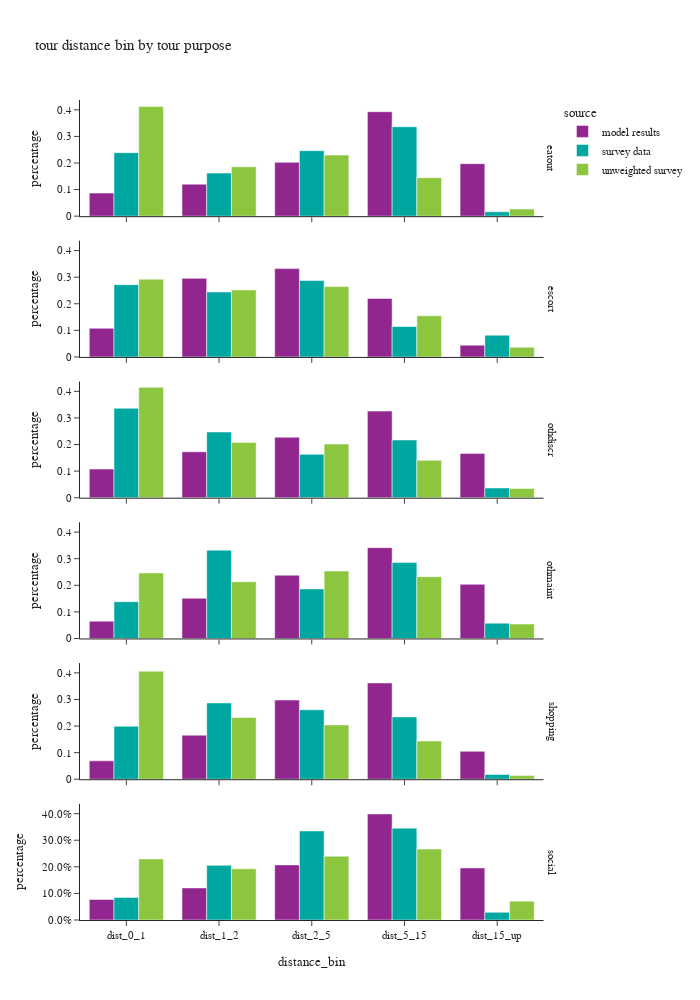

Here is the notebook cell this chart was saved with:
### Markdown cell above
## non-mantatory tour distance by purpose

### Code cell
df_plot = non_m_tour_data.loc[non_m_tour_data['distance_bin'] != float('nan')].groupby(['source','tour_type','distance_bin'])['trip_weight_2017_2019'].sum().reset_index()
df_plot['percentage'] = df_plot.groupby(['source','tour_type'], group_keys=False)['trip_weight_2017_2019']. \
    apply(lambda x: x / float(x.sum()))
# df_plot
fig1 = px.bar(df_plot, x='distance_bin', y="percentage", color="source", barmode="group",
              facet_row='tour_type',
              title="tour distance bin by tour purpose")
fig1.for_each_annotation(lambda a: a.update(text = a.text.split("=")[-1]))
fig1.update_layout(height=1000, width=700, font=dict(size=11), yaxis=dict(tickformat=".1%"))
fig1.show()

### Figure 1 — Plotly figure (JSON) as saved in the notebook; plotly's stock layout.template omitted (floating-point values rounded to 4 significant figures)
{"data": [{"alignmentgroup": "True", "hovertemplate": "source=model results<br>tour_type=eatout<br>distance_bin=%{x}<br>percentage=%{y}<extra></extra>", "legendgroup": "model results", "marker": {"color": "#91268F", "pattern": {"shape": ""}}, "name": "model results", "offsetgroup": "model results", "orientation": "v", "showlegend": true, "textposition": "auto", "type": "bar", "x": ["dist_0_1", "dist_1_2", "dist_2_5", "dist_5_15", "dist_15_up"], "xaxis": "x6", "y": [0.08671, 0.1204, 0.2025, 0.3929, 0.1975], "yaxis": "y6"}, {"alignmentgroup": "True", "hovertemplate": "source=model results<br>tour_type=escort<br>distance_bin=%{x}<br>percentage=%{y}<extra></extra>", "legendgroup": "model results", "marker": {"color": "#91268F", "pattern": {"shape": ""}}, "name": "model results", "offsetgroup": "model results", "orientation": "v", "showlegend": false, "textposition": "auto", "type": "bar", "x": ["dist_0_1", "dist_1_2", "dist_2_5", "dist_5_15", "dist_15_up"], "xaxis": "x5", "y": [0.1078, 0.2955, 0.3322, 0.2202, 0.04423], "yaxis": "y5"}, {"alignmentgroup": "True", "hovertemplate": "source=model results<br>tour_type=othdiscr<br>distance_bin=%{x}<br>percentage=%{y}<extra></extra>", "legendgroup": "model results", "marker": {"color": "#91268F", "pattern": {"shape": ""}}, "name": "model results", "offsetgroup": "model results", "orientation": "v", "showlegend": false, "textposition": "auto", "type": "bar", "x": ["dist_0_1", "dist_1_2", "dist_2_5", "dist_5_15", "dist_15_up"], "xaxis": "x4", "y": [0.1075, 0.1726, 0.2276, 0.3257, 0.1666], "yaxis": "y4"}, {"alignmentgroup": "True", "hovertemplate": "source=model results<br>tour_type=othmaint<br>distance_bin=%{x}<br>percentage=%{y}<extra></extra>", "legendgroup": "model results", "marker": {"color": "#91268F", "pattern": {"shape": ""}}, "name": "model results", "offsetgroup": "model results", "orientation": "v", "showlegend": false, "textposition": "auto", "type": "bar", "x": ["dist_0_1", "dist_1_2", "dist_2_5", "dist_5_15", "dist_15_up"], "xaxis": "x3", "y": [0.06507, 0.1515, 0.2382, 0.3417, 0.2036], "yaxis": "y3"}, {"alignmentgroup": "True", "hovertemplate": "source=model results<br>tour_type=shopping<br>distance_bin=%{x}<br>percentage=%{y}<extra></extra>", "legendgroup": "model results", "marker": {"color": "#91268F", "pattern": {"shape": ""}}, "name": "model results", "offsetgroup": "model results", "orientation": "v", "showlegend": false, "textposition": "auto", "type": "bar", "x": ["dist_0_1", "dist_1_2", "dist_2_5", "dist_5_15", "dist_15_up"], "xaxis": "x2", "y": [0.06914, 0.1656, 0.298, 0.3622, 0.1051], "yaxis": "y2"}, {"alignmentgroup": "True", "hovertemplate": "source=model results<br>tour_type=social<br>distance_bin=%{x}<br>percentage=%{y}<extra></extra>", "legendgroup": "model results", "marker": {"color": "#91268F", "pattern": {"shape": ""}}, "name": "model results", "offsetgroup": "model results", "orientation": "v", "showlegend": false, "textposition": "auto", "type": "bar", "x": ["dist_0_1", "dist_1_2", "dist_2_5", "dist_5_15", "dist_15_up"], "xaxis": "x", "y": [0.07726, 0.1206, 0.2072, 0.399, 0.196], "yaxis": "y"}, {"alignmentgroup": "True", "hovertemplate": "source=survey data<br>tour_type=eatout<br>distance_bin=%{x}<br>percentage=%{y}<extra></extra>", "legendgroup": "survey data", "marker": {"color": "#00A7A0", "pattern": {"shape": ""}}, "name": "survey data", "offsetgroup": "survey data", "orientation": "v", "showlegend": true, "textposition": "auto", "type": "bar", "x": ["dist_0_1", "dist_1_2", "dist_2_5", "dist_5_15", "dist_15_up"], "xaxis": "x6", "y": [0.2388, 0.1619, 0.2463, 0.3365, 0.01651], "yaxis": "y6"}, {"alignmentgroup": "True", "hovertemplate": "source=survey data<br>tour_type=escort<br>distance_bin=%{x}<br>percentage=%{y}<extra></extra>", "legendgroup": "survey data", "marker": {"color": "#00A7A0", "pattern": {"shape": ""}}, "name": "survey data", "offsetgroup": "survey data", "orientation": "v", "showlegend": false, "textposition": "auto", "type": "bar", "x": ["dist_0_1", "dist_1_2", "dist_2_5", "dist_5_15", "dist_15_up"], "xaxis": "x5", "y": [0.2718, 0.2443, 0.2875, 0.1146, 0.08182], "yaxis": "y5"}, {"alignmentgroup": "True", "hovertemplate": "source=survey data<br>tour_type=othdiscr<br>distance_bin=%{x}<br>percentage=%{y}<extra></extra>", "legendgroup": "survey data", "marker": {"color": "#00A7A0", "pattern": {"shape": ""}}, "name": "survey data", "offsetgroup": "survey data", "orientation": "v", "showlegend": false, "textposition": "auto", "type": "bar", "x": ["dist_0_1", "dist_1_2", "dist_2_5", "dist_5_15", "dist_15_up"], "xaxis": "x4", "y": [0.3364, 0.247, 0.1632, 0.2169, 0.03654], "yaxis": "y4"}, {"alignmentgroup": "True", "hovertemplate": "source=survey data<br>tour_type=othmaint<br>distance_bin=%{x}<br>percentage=%{y}<extra></extra>", "legendgroup": "survey data", "marker": {"color": "#00A7A0", "pattern": {"shape": ""}}, "name": "survey data", "offsetgroup": "survey data", "orientation": "v", "showlegend": false, "textposition": "auto", "type": "bar", "x": ["dist_0_1", "dist_1_2", "dist_2_5", "dist_5_15", "dist_15_up"], "xaxis": "x3", "y": [0.1384, 0.3322, 0.1864, 0.2854, 0.0577], "yaxis": "y3"}, {"alignmentgroup": "True", "hovertemplate": "source=survey data<br>tour_type=shopping<br>distance_bin=%{x}<br>percentage=%{y}<extra></extra>", "legendgroup": "survey data", "marker": {"color": "#00A7A0", "pattern": {"shape": ""}}, "name": "survey data", "offsetgroup": "survey data", "orientation": "v", "showlegend": false, "textposition": "auto", "type": "bar", "x": ["dist_0_1", "dist_1_2", "dist_2_5", "dist_5_15", "dist_15_up"], "xaxis": "x2", "y": [0.1993, 0.287, 0.2614, 0.2343, 0.018], "yaxis": "y2"}, {"alignmentgroup": "True", "hovertemplate": "source=survey data<br>tour_type=social<br>distance_bin=%{x}<br>percentage=%{y}<extra></extra>", "legendgroup": "survey data", "marker": {"color": "#00A7A0", "pattern": {"shape": ""}}, "name": "survey data", "offsetgroup": "survey data", "orientation": "v", "showlegend": false, "textposition": "auto", "type": "bar", "x": ["dist_0_1", "dist_1_2", "dist_2_5", "dist_5_15", "dist_15_up"], "xaxis": "x", "y": [0.08508, 0.2055, 0.3351, 0.3454, 0.02888], "yaxis": "y"}, {"alignmentgroup": "True", "hovertemplate": "source=unweighted survey<br>tour_type=eatout<br>distance_bin=%{x}<br>percentage=%{y}<extra></extra>", "legendgroup": "unweighted survey", "marker": {"color": "#8CC63E", "pattern": {"shape": ""}}, "name": "unweighted survey", "offsetgroup": "unweighted survey", "orientation": "v", "showlegend": true, "textposition": "auto", "type": "bar", "x": ["dist_0_1", "dist_1_2", "dist_2_5", "dist_5_15", "dist_15_up"], "xaxis": "x6", "y": [0.4128, 0.1858, 0.2298, 0.1447, 0.02695], "yaxis": "y6"}, {"alignmentgroup": "True", "hovertemplate": "source=unweighted survey<br>tour_type=escort<br>distance_bin=%{x}<br>percentage=%{y}<extra></extra>", "legendgroup": "unweighted survey", "marker": {"color": "#8CC63E", "pattern": {"shape": ""}}, "name": "unweighted survey", "offsetgroup": "unweighted survey", "orientation": "v", "showlegend": false, "textposition": "auto", "type": "bar", "x": ["dist_0_1", "dist_1_2", "dist_2_5", "dist_5_15", "dist_15_up"], "xaxis": "x5", "y": [0.2925, 0.2521, 0.2646, 0.1546, 0.03621], "yaxis": "y5"}, {"alignmentgroup": "True", "hovertemplate": "source=unweighted survey<br>tour_type=othdiscr<br>distance_bin=%{x}<br>percentage=%{y}<extra></extra>", "legendgroup": "unweighted survey", "marker": {"color": "#8CC63E", "pattern": {"shape": ""}}, "name": "unweighted survey", "offsetgroup": "unweighted survey", "orientation": "v", "showlegend": false, "textposition": "auto", "type": "bar", "x": ["dist_0_1", "dist_1_2", "dist_2_5", "dist_5_15", "dist_15_up"], "xaxis": "x4", "y": [0.4151, 0.2081, 0.2018, 0.1405, 0.03459], "yaxis": "y4"}, {"alignmentgroup": "True", "hovertemplate": "source=unweighted survey<br>tour_type=othmaint<br>distance_bin=%{x}<br>percentage=%{y}<extra></extra>", "legendgroup": "unweighted survey", "marker": {"color": "#8CC63E", "pattern": {"shape": ""}}, "name": "unweighted survey", "offsetgroup": "unweighted survey", "orientation": "v", "showlegend": false, "textposition": "auto", "type": "bar", "x": ["dist_0_1", "dist_1_2", "dist_2_5", "dist_5_15", "dist_15_up"], "xaxis": "x3", "y": [0.2465, 0.2131, 0.2535, 0.2323, 0.05455], "yaxis": "y3"}, {"alignmentgroup": "True", "hovertemplate": "source=unweighted survey<br>tour_type=shopping<br>distance_bin=%{x}<br>percentage=%{y}<extra></extra>", "legendgroup": "unweighted survey", "marker": {"color": "#8CC63E", "pattern": {"shape": ""}}, "name": "unweighted survey", "offsetgroup": "unweighted survey", "orientation": "v", "showlegend": false, "textposition": "auto", "type": "bar", "x": ["dist_0_1", "dist_1_2", "dist_2_5", "dist_5_15", "dist_15_up"], "xaxis": "x2", "y": [0.4063, 0.2318, 0.2044, 0.1438, 0.01373], "yaxis": "y2"}, {"alignmentgroup": "True", "hovertemplate": "source=unweighted survey<br>tour_type=social<br>distance_bin=%{x}<br>percentage=%{y}<extra></extra>", "legendgroup": "unweighted survey", "marker": {"color": "#8CC63E", "pattern": {"shape": ""}}, "name": "unweighted survey", "offsetgroup": "unweighted survey", "orientation": "v", "showlegend": false, "textposition": "auto", "type": "bar", "x": ["dist_0_1", "dist_1_2", "dist_2_5", "dist_5_15", "dist_15_up"], "xaxis": "x", "y": [0.2297, 0.1926, 0.2399, 0.2669, 0.07095], "yaxis": "y"}], "layout": {"annotations": [{"font": {}, "showarrow": false, "text": "social", "textangle": 90, "x": 0.98, "xanchor": "left", "xref": "paper", "y": 0.07083, "yanchor": "middle", "yref": "paper"}, {"font": {}, "showarrow": false, "text": "shopping", "textangle": 90, "x": 0.98, "xanchor": "left", "xref": "paper", "y": 0.2425, "yanchor": "middle", "yref": "paper"}, {"font": {}, "showarrow": false, "text": "othmaint", "textangle": 90, "x": 0.98, "xanchor": "left", "xref": "paper", "y": 0.4142, "yanchor": "middle", "yref": "paper"}, {"font": {}, "showarrow": false, "text": "othdiscr", "textangle": 90, "x": 0.98, "xanchor": "left", "xref": "paper", "y": 0.5858, "yanchor": "middle", "yref": "paper"}, {"font": {}, "showarrow": false, "text": "escort", "textangle": 90, "x": 0.98, "xanchor": "left", "xref": "paper", "y": 0.7575, "yanchor": "middle", "yref": "paper"}, {"font": {}, "showarrow": false, "text": "eatout", "textangle": 90, "x": 0.98, "xanchor": "left", "xref": "paper", "y": 0.9292, "yanchor": "middle", "yref": "paper"}], "barmode": "group", "font": {"size": 11}, "height": 1000, "legend": {"title": {"text": "source"}, "tracegroupgap": 0}, "title": {"text": "tour distance bin by tour purpose"}, "width": 700, "xaxis": {"anchor": "y", "domain": [0.0, 0.98], "title": {"text": "distance_bin"}}, "xaxis2": {"anchor": "y2", "domain": [0.0, 0.98], "matches": "x", "showticklabels": false}, "xaxis3": {"anchor": "y3", "domain": [0.0, 0.98], "matches": "x", "showticklabels": false}, "xaxis4": {"anchor": "y4", "domain": [0.0, 0.98], "matches": "x", "showticklabels": false}, "xaxis5": {"anchor": "y5", "domain": [0.0, 0.98], "matches": "x", "showticklabels": false}, "xaxis6": {"anchor": "y6", "domain": [0.0, 0.98], "matches": "x", "showticklabels": false}, "yaxis": {"anchor": "x", "domain": [0.0, 0.1417], "tickformat": ".1%", "title": {"text": "percentage"}}, "yaxis2": {"anchor": "x2", "domain": [0.1717, 0.3133], "matches": "y", "title": {"text": "percentage"}}, "yaxis3": {"anchor": "x3", "domain": [0.3433, 0.485], "matches": "y", "title": {"text": "percentage"}}, "yaxis4": {"anchor": "x4", "domain": [0.515, 0.6567], "matches": "y", "title": {"text": "percentage"}}, "yaxis5": {"anchor": "x5", "domain": [0.6867, 0.8283], "matches": "y", "title": {"text": "percentage"}}, "yaxis6": {"anchor": "x6", "domain": [0.8583, 1.0], "matches": "y", "title": {"text": "percentage"}}}}
